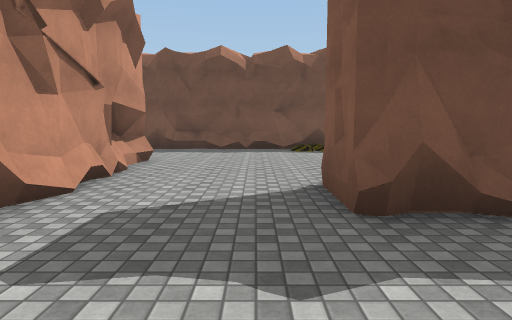
View 1 (above)

19 first-person views from a walk through a scene from a Unity 3-D project. The camera is 1.4 m above the floor, tilts 6° down and sees 75° across. The floor is counted in squares, 2 m on a side. Each view is taken from the middle of a square. On the plan, view 1 faces up. The plan holds only what a view shows up to about 10 squares ahead; the rest is blank. The place goes on beyond the plan. The player is left out. Some surface patterns are stand-ins.

View 2
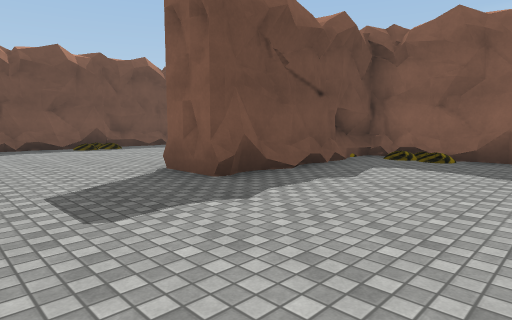

View 3
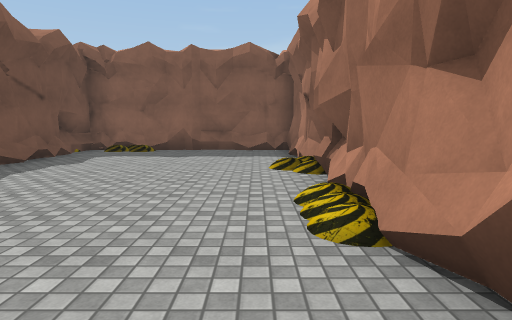

View 4
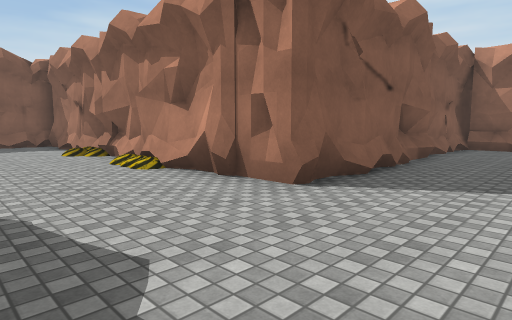

View 5
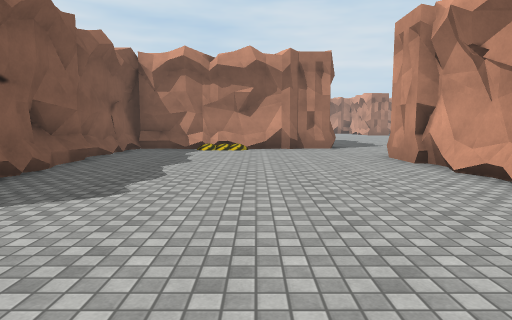

View 6
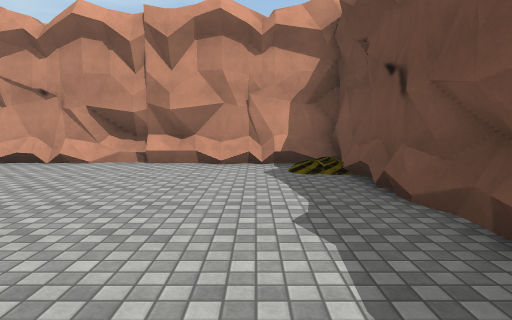

View 7
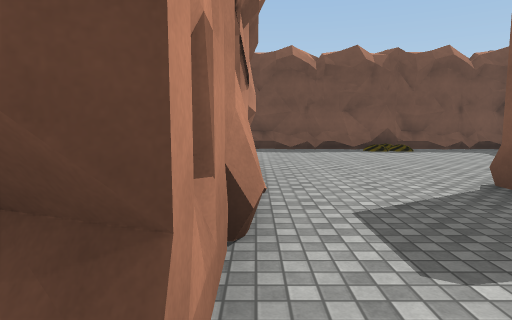

View 8
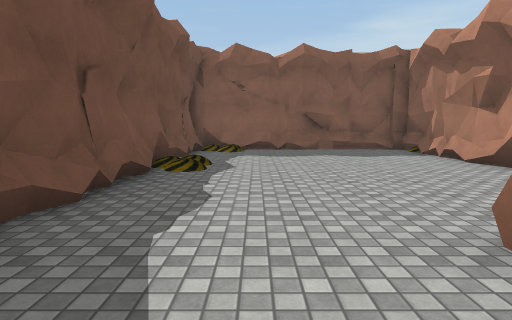

View 9
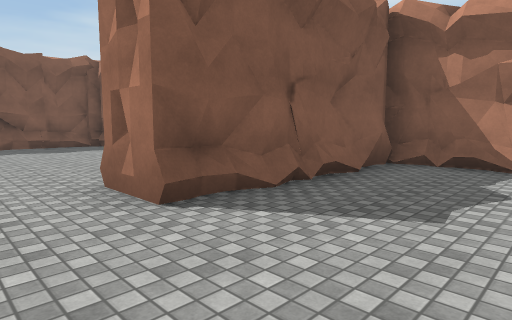

View 10
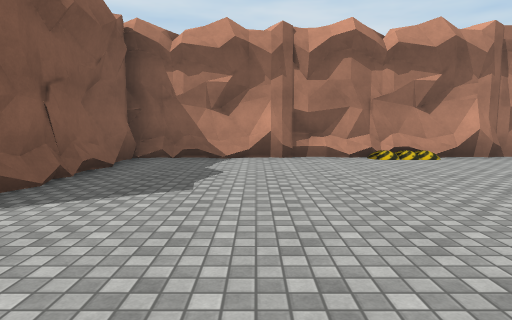

View 11
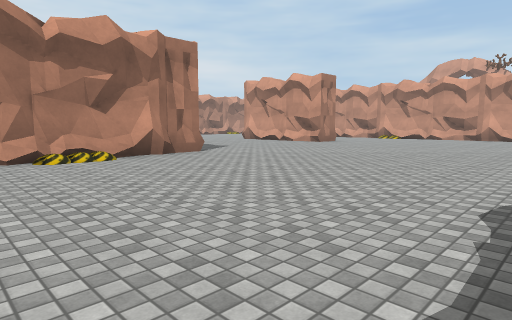

View 12
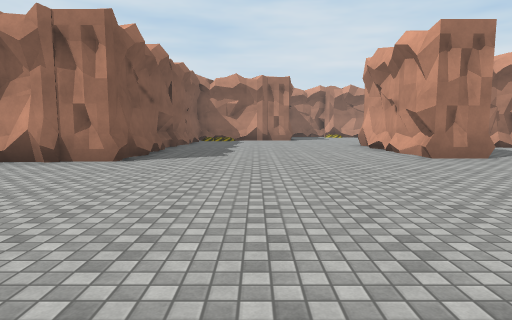

View 13
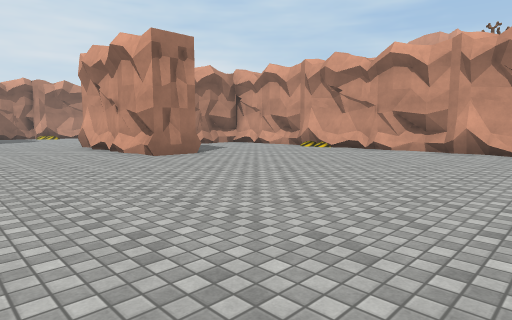

View 14
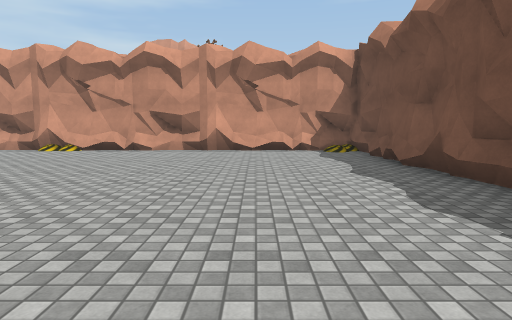

View 15
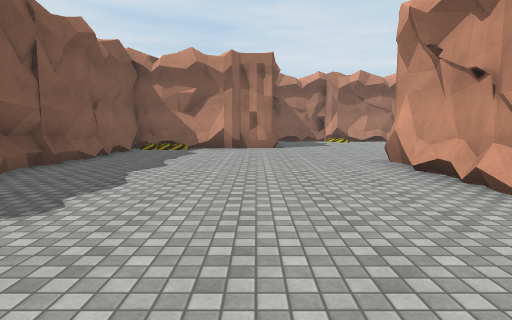

View 16
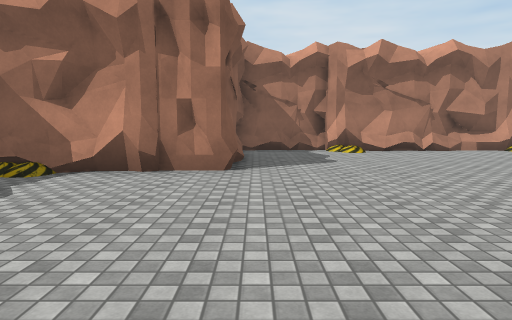

View 17
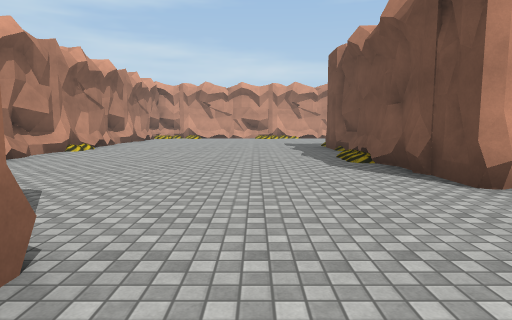

View 18
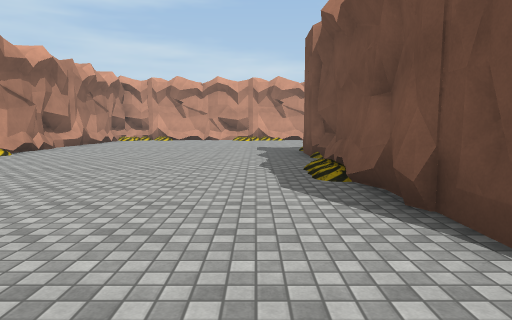

View 19
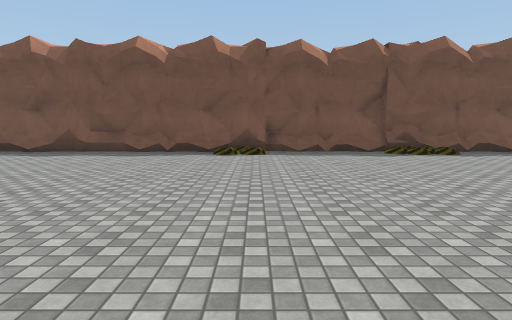

### Floor plan
Key: @ floor where view 1 was taken; # wall or solid block; . floor; / step, stairs or slope.
Columns run from 27 left of view 1 to 6 right of it. Each row starts with its distance up from view 1.
 10   ##################    ##########
  9   ##.......//..///....  ....//.. #
  8   ##.............................#
  7   ##.............................#
  6   ##....................##.......#
  5   ##....................##.......#
  4   ##....................##..######
  3   ##....................##..######
  2   ##............####.#####......##
  1   ##...##......#######  ##......##
  0   #.  . #......###.........@....##
 -1      .. #......##................#
 -2      .  #......##................#
 -3   #######......##......###########
 -4 ./////##.......##......#
 -5 ...............##......#
 -6 ...............##......#
 -7 ...........######......#
 -8 ...........#    #......#
 -9 ...........#    .......#
-10 ...........#    .......#
-11 #########.##    .#######
-12     #   ####           #

Positions as (right, up) in squares from view 1, and headings:
1: (0, 0), facing up
2: (-2, -1), facing up-right
3: (-4, -2), facing right
4: (-7, 0), facing down-right
5: (-8, -1), facing down
6: (-5, -1), facing left
7: (-2, 0), facing up
8: (-4, 8), facing right
9: (-6, 8), facing down-right
10: (-6, 9), facing down
11: (-7, 9), facing down-left
12: (-15, 8), facing down
13: (-15, 8), facing down-left
14: (-15, 7), facing left
15: (-16, 3), facing down
16: (-17, -2), facing down
17: (-15, -6), facing left
18: (-17, -5), facing left
19: (-15, 1), facing up
